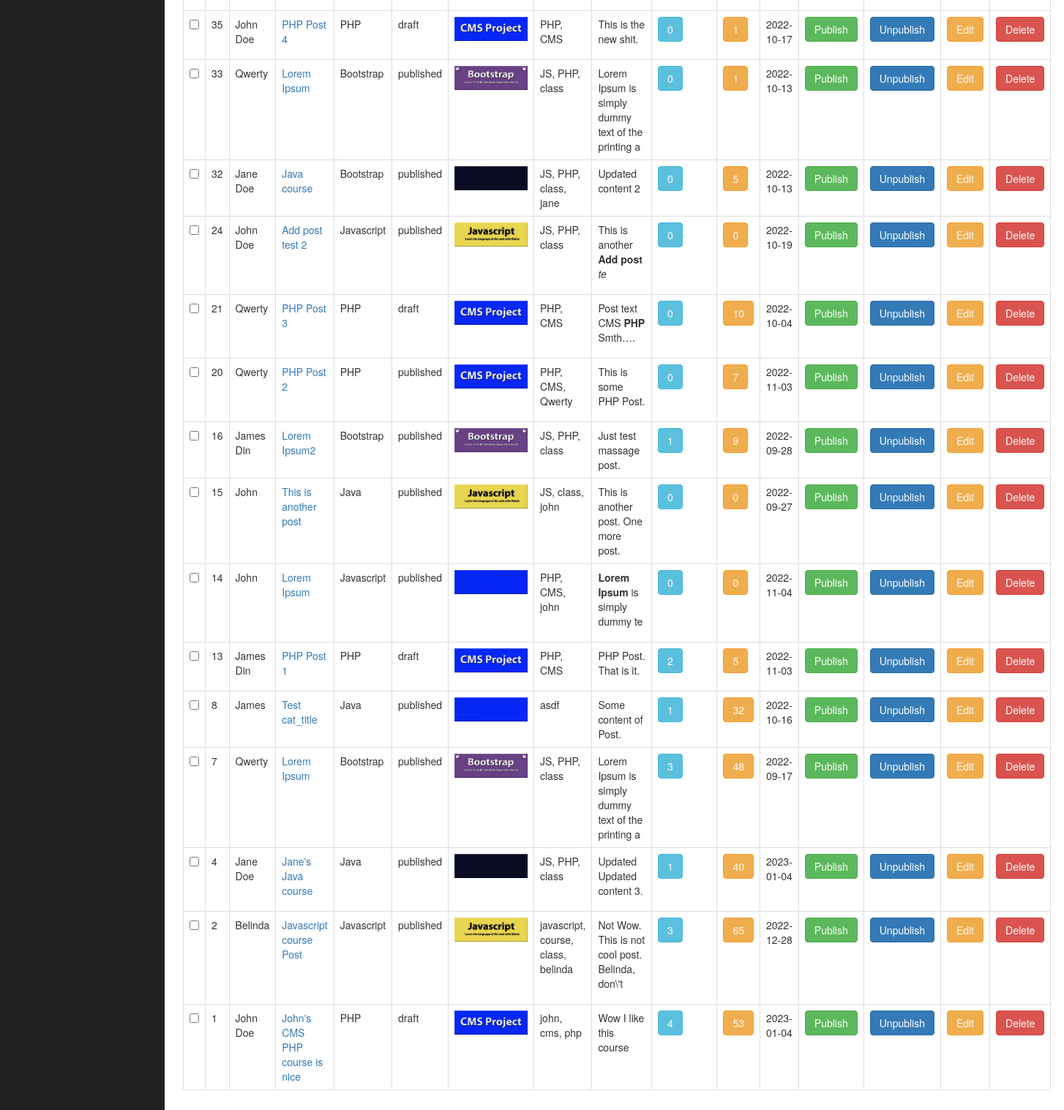
Before: /admin/posts.php (signed in, lower part) with the older database file.
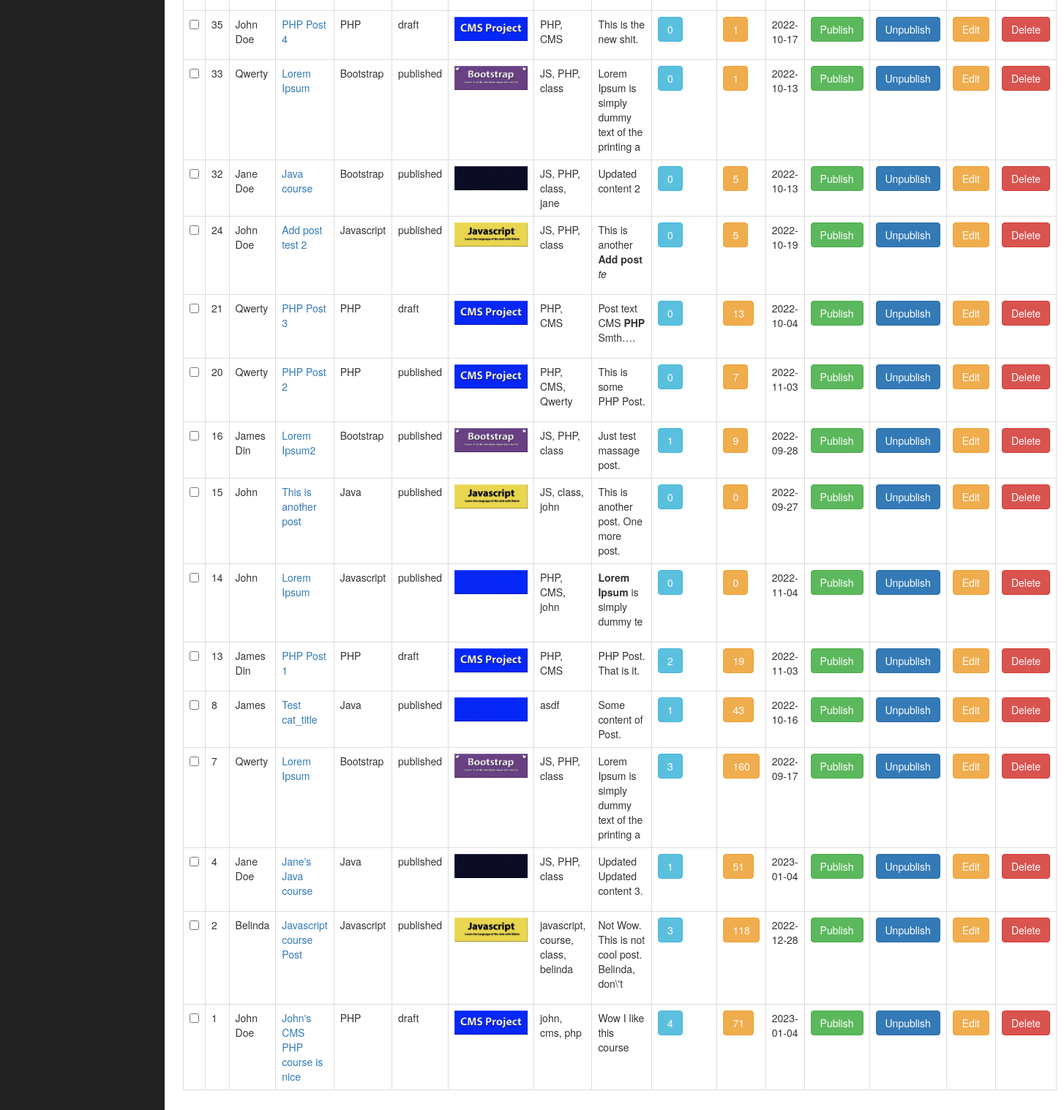
After: the same page with the newer database file.
### tables this page shows
CREATE TABLE `posts` (
  `post_id` int(3) NOT NULL,
  `post_category_id` int(3) NOT NULL,
  `post_title` varchar(255) NOT NULL,
  `post_author` varchar(255) NOT NULL,
  `post_date` date NOT NULL,
  `post_image` text NOT NULL,
  `post_content` text NOT NULL,
  `post_tags` varchar(255) NOT NULL,
  `post_comment_count` int(11) NOT NULL,
  `post_status` varchar(255) NOT NULL DEFAULT 'draft',
  `post_views_count` int(11) NOT NULL,
  `likes` int(11) NOT NULL
);

CREATE TABLE `categories` (
  `cat_id` int(3) NOT NULL,
  `cat_title` varchar(255) NOT NULL
);

### admin/includes/view_all_posts.php (the view, shortened to what this page needs)
<form action="" method="post">
   <table class="table table-bordered table-hover">
      <tbody>
         <?php
            $query = "SELECT posts.post_id, posts.post_author, posts.post_title, posts.post_category_id, posts.post_status, posts.post_image, posts.post_tags, ";
            $query .= "posts.post_content, posts.post_comment_count, posts.post_views_count, posts.post_date, categories.cat_id, categories.cat_title ";
            $query .= "FROM posts ";
            $query .= "LEFT JOIN categories ON posts.post_category_id = categories.cat_id ORDER BY post_id DESC";
            $select_posts = mysqli_query($connection, $query);
            while ($row = mysqli_fetch_assoc($select_posts)) {
               $post_id = $row['post_id'];
               $post_author = $row['post_author'];
               $post_title = $row['post_title'];
               $post_status = $row['post_status'];
               $post_image = $row['post_image'];
               $post_tags = $row['post_tags'];
               $post_content = substr($row['post_content'], 0, 50);
               $post_views_count = $row["post_views_count"];
               $post_date = $row['post_date'];
               $category_title = $row["cat_title"];
               echo "<tr>";
               ?>
                  <td><input class='checkBoxes' type='checkbox' name='checkBoxArray[]' value='<?php echo "$post_id"; ?>'></td>
               <?php
               echo "<td>{$post_id}</td>";
               echo "<td>{$post_author}</td>";
               echo "<td><a href='../post.php?p_id={$post_id}'>{$post_title}</a></td>";
               echo "<td>{$category_title}</td>";
               echo "<td>{$post_status}</td>";
               echo "<td><img width='100' src='../images/{$post_image}'></td>";
               echo "<td>{$post_tags}</td>";
               echo "<td>{$post_content}</td>";
               $query = "SELECT * FROM comments WHERE comment_post_id = '{$post_id}'";
               $comment_count_query = mysqli_query($connection, $query);
               $count_comments = mysqli_num_rows($comment_count_query);
               echo "<td><a class='btn btn-info' href='post_comments.php?id={$post_id}'>{$count_comments}</a></td>";
               echo "<td><a class='btn btn-warning' onClick=\"javascript: return confirm('Are you sure you want to reset $post_title views count?'); \" href='posts.php?reset={$post_id}'>{$post_views_count}</a></td>";
               echo "<td>{$post_date}</td>";
               echo "<td><a class='btn btn-success' href='posts.php?publish={$post_id}'>Publish</a></td>";
               echo "<td><a class='btn btn-primary' href='posts.php?unpublish={$post_id}'>Unpublish</a></td>";
               echo "<td><a class='btn btn-warning' href='posts.php?source=edit_post&p_id={$post_id}'>Edit</a></td>";
               ?>
               <form action="" method="post">
                  <?php
                     echo "<td><input onClick=\"javascript: return confirm('Are you sure you want to delete $post_title?'); \" class='btn btn-danger' type='submit' name='delete' value='Delete'></td>";
                  ?>
               </form>
               <?php
               echo "</tr>";
            }
         ?>
      </tbody>
   </table>
</form>

### admin/includes/admin_head.php (shortened to what this page needs)
<!DOCTYPE html>
<html lang="en">
<head>
    <link href="css/bootstrap.min.css" rel="stylesheet">
    <link href="css/sb-admin.css" rel="stylesheet">
    <link href="font-awesome/css/font-awesome.min.css" rel="stylesheet" type="text/css">
</head>
<body>

### admin/posts.php (shortened to what this page needs)
<?php include ("includes/admin_head.php"); ?>
    <div id="wrapper">
      <div id="page-wrapper">
         <div class="container-fluid">
               <div class="row">
                  <div class="col-lg-12">
                     <?php
                        if(isset($_GET['source'])) {
                           $source = escape($_GET['source']);
                        } else {
                           $source = '';
                        }
                        switch($source){
                           default:
                           include "includes/view_all_posts.php";
                           break;
                        }
                     ?>
                  </div>
               </div>
         </div>
      </div>
    </div>
<?php include ("includes/admin_footer.php"); ?>

### admin/includes/admin_footer.php (shortened to what this page needs)
</body>
</html>

### admin/css/sb-admin.css (style rules this page uses)
body { margin-top: 100px; background-color: #222; }
@media (min-width:768px) { body { margin-top: 50px; } }
#wrapper { padding-left: 0; }
#page-wrapper { width: 100%; padding: 0; background-color: #fff; }
@media (min-width:768px) { #wrapper { padding-left: 225px; } }
@media (min-width:768px) { #page-wrapper { padding: 10px; } }

Changed rows visible on the page:
changed posts "Add post test 2": post_views_count "0" → "5"
changed posts "PHP Post 3": post_views_count "10" → "13"
changed posts "PHP Post 1": post_views_count "5" → "19"
changed posts "James": post_views_count "32" → "43"
changed posts id 7: post_views_count "48" → "160"
changed posts "Jane's Java course": post_views_count "40" → "51"
changed posts "Belinda": post_views_count "65" → "118"
changed posts "John's CMS PHP course is nice": post_views_count "53" → "71"
